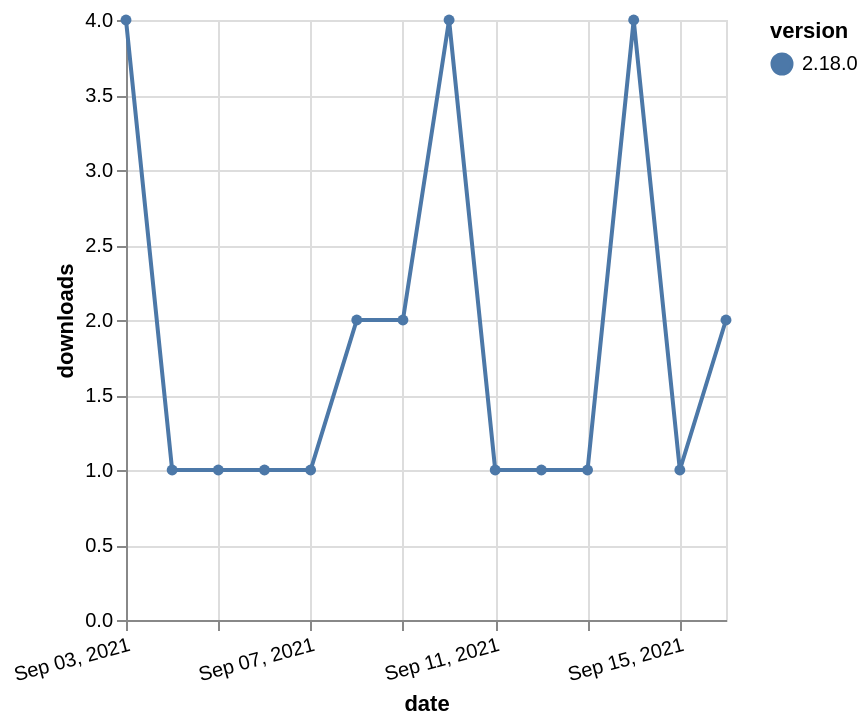

Write a Vega-Lite specification for this figure.
### Vega-Lite specification from a JSON file in a GitHub repository (floating-point values rounded to 4 significant figures)
{"$schema": "https://vega.github.io/schema/vega-lite/v5.json", "description": "A simple bar chart with embedded data.", "data": {"values": [{"date": "2021-09-03", "total": 535, "delta": 4, "version": "2.18.0"}, {"date": "2021-09-04", "total": 536, "delta": 1, "version": "2.18.0"}, {"date": "2021-09-05", "total": 537, "delta": 1, "version": "2.18.0"}, {"date": "2021-09-06", "total": 538, "delta": 1, "version": "2.18.0"}, {"date": "2021-09-07", "total": 539, "delta": 1, "version": "2.18.0"}, {"date": "2021-09-08", "total": 541, "delta": 2, "version": "2.18.0"}, {"date": "2021-09-09", "total": 543, "delta": 2, "version": "2.18.0"}, {"date": "2021-09-10", "total": 547, "delta": 4, "version": "2.18.0"}, {"date": "2021-09-11", "total": 548, "delta": 1, "version": "2.18.0"}, {"date": "2021-09-12", "total": 549, "delta": 1, "version": "2.18.0"}, {"date": "2021-09-13", "total": 550, "delta": 1, "version": "2.18.0"}, {"date": "2021-09-14", "total": 554, "delta": 4, "version": "2.18.0"}, {"date": "2021-09-15", "total": 555, "delta": 1, "version": "2.18.0"}, {"date": "2021-09-16", "total": 557, "delta": 2, "version": "2.18.0"}]}, "width": "container", "mark": {"type": "line", "point": {"filled": true}}, "encoding": {"x": {"field": "date", "type": "temporal", "timeUnit": "yearmonthdate", "title": "date", "axis": {"labelAngle": -15}}, "y": {"field": "delta", "type": "quantitative", "title": "downloads"}, "color": {"field": "version", "type": "nominal"}, "tooltip": {"field": "delta"}}}
